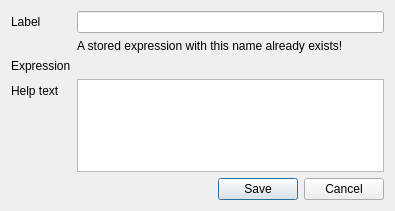
<?xml version="1.0" encoding="UTF-8"?>
<ui version="4.0">
 <class>QgsExpressionStoreDialogBase</class>
 <widget class="QDialog" name="QgsExpressionStoreDialogBase">
  <property name="geometry">
   <rect>
    <x>0</x>
    <y>0</y>
    <width>395</width>
    <height>211</height>
   </rect>
  </property>
  <property name="sizePolicy">
   <sizepolicy hsizetype="Preferred" vsizetype="Preferred">
    <horstretch>0</horstretch>
    <verstretch>0</verstretch>
   </sizepolicy>
  </property>
  <property name="windowTitle">
   <string>Store expression</string>
  </property>
  <layout class="QFormLayout" name="formLayout">
   <item row="0" column="0">
    <widget class="QLabel" name="lblLabel">
     <property name="text">
      <string>Label</string>
     </property>
    </widget>
   </item>
   <item row="6" column="1">
    <widget class="QDialogButtonBox" name="buttonBox">
     <property name="standardButtons">
      <set>QDialogButtonBox::Cancel|QDialogButtonBox::Save</set>
     </property>
    </widget>
   </item>
   <item row="0" column="1">
    <widget class="QLineEdit" name="mLabel"/>
   </item>
   <item row="4" column="1">
    <widget class="QTextEdit" name="mHelpText"/>
   </item>
   <item row="4" column="0">
    <widget class="QLabel" name="lblHelpText">
     <property name="text">
      <string>Help text</string>
     </property>
    </widget>
   </item>
   <item row="2" column="1">
    <widget class="QgsCodeEditorExpression" name="mExpression" native="true"/>
   </item>
   <item row="2" column="0">
    <widget class="QLabel" name="lblExpression">
     <property name="text">
      <string>Expression</string>
     </property>
    </widget>
   </item>
   <item row="1" column="1">
    <widget class="QLabel" name="mValidationError">
     <property name="text">
      <string>A stored expression with this name already exists!</string>
     </property>
     <property name="wordWrap">
      <bool>true</bool>
     </property>
    </widget>
   </item>
  </layout>
 </widget>
 <customwidgets>
  <customwidget>
   <class>QgsCodeEditorExpression</class>
   <extends>QWidget</extends>
   <header>qgscodeeditorexpression.h</header>
   <container>1</container>
  </customwidget>
 </customwidgets>
 <resources/>
 <connections/>
</ui>
